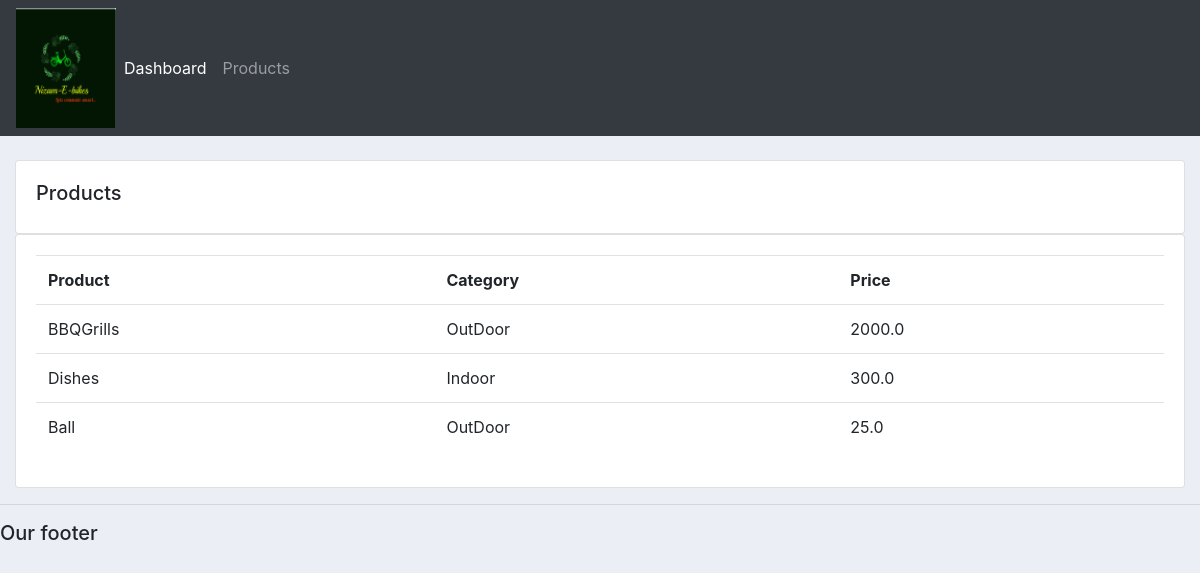
Screenshot of /products/ with the database file from the repository.
### accounts/models.py (models this page shows, shortened)
class Product(models.Model):
    STATUS=(
        ('Indoor','Indoor'),('OutDoor','OutDoor'))
    name=models.CharField(max_length=200,null=True)
    price=models.FloatField(null=True)
    category=models.CharField(max_length=200,null=True,choices=STATUS)
    description=models.CharField(max_length=200,null=True)
    date_created=date_created=models.DateTimeField(auto_now_add=True)
    tags=models.ManyToManyField(Tag)

### accounts/views.py (the view)
# urls.py: path('products/',views.products),
def products(request):
    products=Product.objects.all()
    return render(request,'accounts/products.html',{'products':products})

### accounts/templates/accounts/products.html
{%  extends 'accounts/main.html' %}
{% block content %}
		<br>
		<div class="row">
			<div class="col-md">
				<div class="card card-body">
					<h5>Products</h5>
				</div>
				<div class="card card-body">
					<table class="table">
						<tr>
							<th>Product</th>
							<th>Category</th>
							<th>Price</th>
						</tr>
						{% for i in products %}
							<tr>
								<td>{{i.name}}</td>
								<td>{{i.category}}</td>
								<td>{{i.price}}</td>
							</tr>
						{% endfor %}
					</table>
				</div>
			</div>
		</div>
{% endblock content %}

### static/css/main.css (style rules this page uses)
body { background-color: #ebeff5; }

### rows the page displays
Product: name "BBQGrills", category "OutDoor", price "2000.0"
Product: name "Dishes", category "Indoor", price "300.0"
Product: name "Ball", category "OutDoor", price "25.0"
